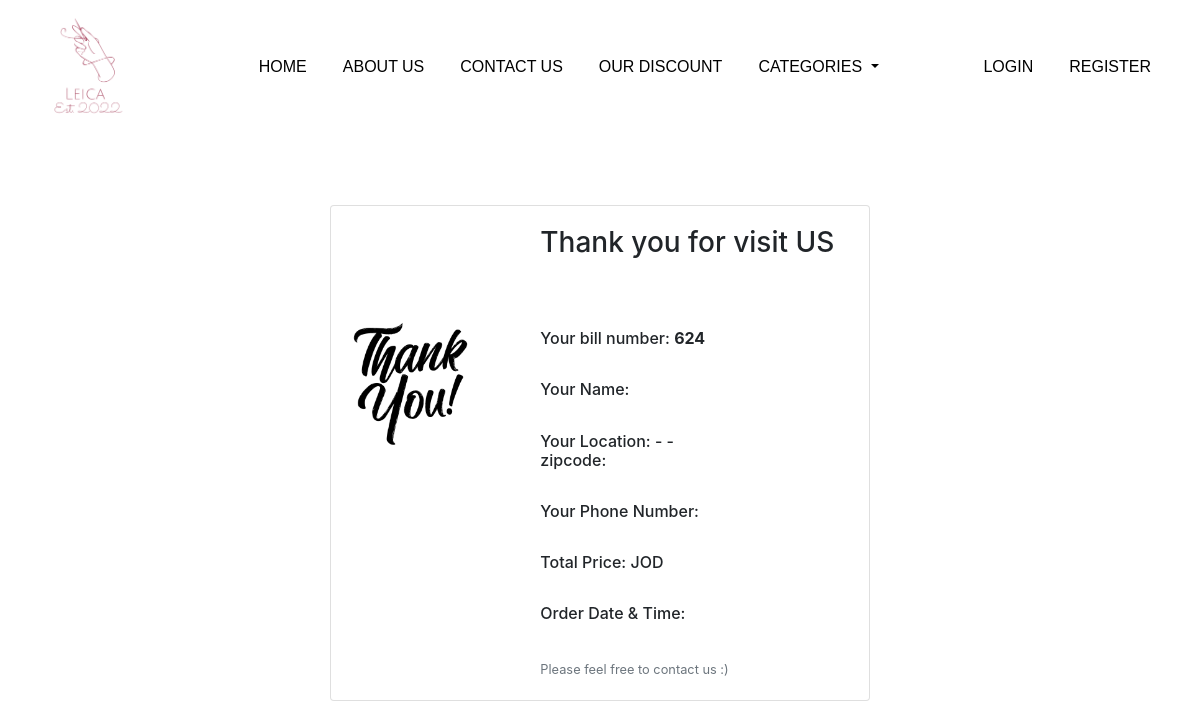
The app's page /billPage/billPage.php, older data.
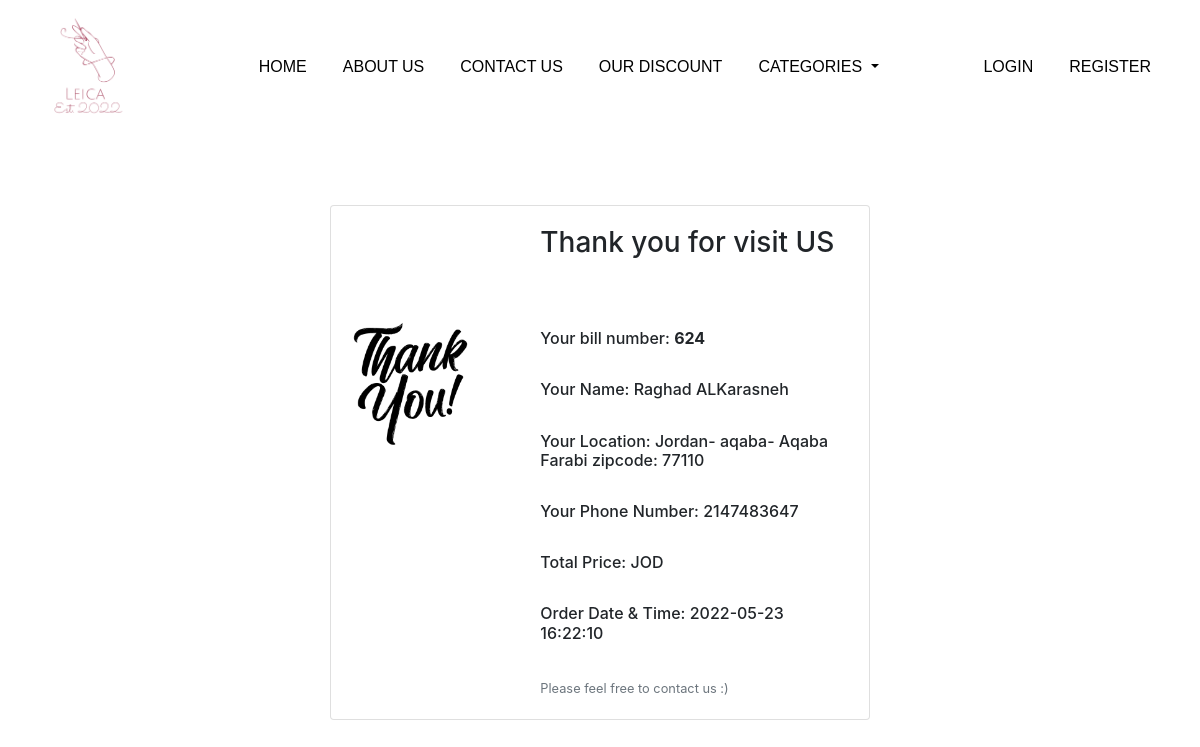
The same page, newer data.
### tables this page shows
CREATE TABLE `checkout` (
  `id` int(14) NOT NULL,
  `bill_id` int(14) NOT NULL,
  `order_number` int(11) NOT NULL,
  `user_id` int(100) NOT NULL,
  `product_id` int(100) NOT NULL,
  `order_quantity` int(14) NOT NULL,
  `order_subtotal` float(10,5) NOT NULL,
  `total` float(10,5) NOT NULL,
  `first_name` varchar(255) NOT NULL,
  `last_name` varchar(255) NOT NULL,
  `country` varchar(255) NOT NULL,
  `state` varchar(255) NOT NULL,
  `city` varchar(255) NOT NULL,
  `street_address` varchar(255) NOT NULL,
  `zipcode` int(100) NOT NULL,
  `phone` int(100) NOT NULL,
  `order_email` varchar(255) NOT NULL,
  `created_at` timestamp NOT NULL DEFAULT current_timestamp(),
  `updated_at` timestamp NOT NULL DEFAULT current_timestamp()
);

### billPage/billPage.php (the view, shortened to what the changed rows need)
<?php
include_once "../connection.php";
$total=$_SESSION['total'];
?>
<!DOCTYPE html>
<html lang="en">
    <!DOCTYPE html>
    <html lang="en">
    <head>
        <link rel="stylesheet" href="../css/bootstrap.css?v=<?php echo time(); ?>">
        <link rel="stylesheet" href="../css/singleProduct.css?v=<?php echo time(); ?>">
        <link rel="stylesheet" href="../css/style.css?v=<?php echo time(); ?>">
            <link rel="stylesheet" href="https://cdnjs.cloudflare.com/ajax/libs/twitter-bootstrap/4.1.3/css/bootstrap.min.css">
    <link rel="stylesheet" href="https://cdnjs.cloudflare.com/ajax/libs/ionicons/2.0.1/css/ionicons.min.css">
    <link rel="stylesheet" href="../css/footer.css">
    <link rel="stylesheet" href="../css/bill.css">
    </head>
<body>
  <div class="container bill">
  <div class="card mb-3" style="max-width: 540px;">
  <div class="row g-0">
    <div class="col-md-8">
      <div class="card-body">
        <h3 class="card-title">Thank you for visit US</h3>
        <?php
        $sqlBringData="SELECT * FROM checkout WHERE bill_id='$billNum'";
        $resultBringData=mysqli_query($conn,$sqlBringData);
        while($rowData=mysqli_fetch_assoc($resultBringData)){
            $userFirstName= $rowData['first_name'];
            $userLastName= $rowData['last_name'];
            $userCountry=$rowData['country'];
            $userState=$rowData['state'];
            $userCity=$rowData['city'];
            $userStreet=$rowData['street_address'];
            $userZipcode=$rowData['zipcode'];
            $userPhone=$rowData['phone'];
            $orderDate=$rowData['created_at'];
        } ?>
        <h6 class="card-text">Your bill number: <b>624<?php echo $billNum;?></b></h6>
        <br>
        <h6 class="card-text">Your Name: <?php echo $userFirstName. ' '.$userLastName;?></h6>
        <br>
        <h6 class="card-text">Your Location: <?php echo $userCountry. '- '.$userState. '- '.$userCity.
        '<br>'.
        $userStreet.' zipcode: '.$userZipcode;
        ;?></h6>
        <br>
        <h6 class="card-text">Your Phone Number: <?php echo $userPhone;?></h6>
        <br>
        <h6 class="card-text">Total Price: <?php echo $total.' JOD';?></h6>
        <br>
        <h6 class="card-text">Order Date & Time: <?php echo $orderDate;?></h6>
        <br>
        <p class="card-text"><small class="text-muted">Please feel free to contact us :)</small></p>
      </div>
    </div>
  </div>
</div>
  </div>
</body>
</html>

Row changes from the older to the newer data that the page shows:
added checkout: first_name "Raghad", last_name "ALKarasneh", country "Jordan", state "aqaba", city "Aqaba", street_address "Farabi", zipcode "77110", phone "2147483647", created_at "2022-05-23 16:22:10"
